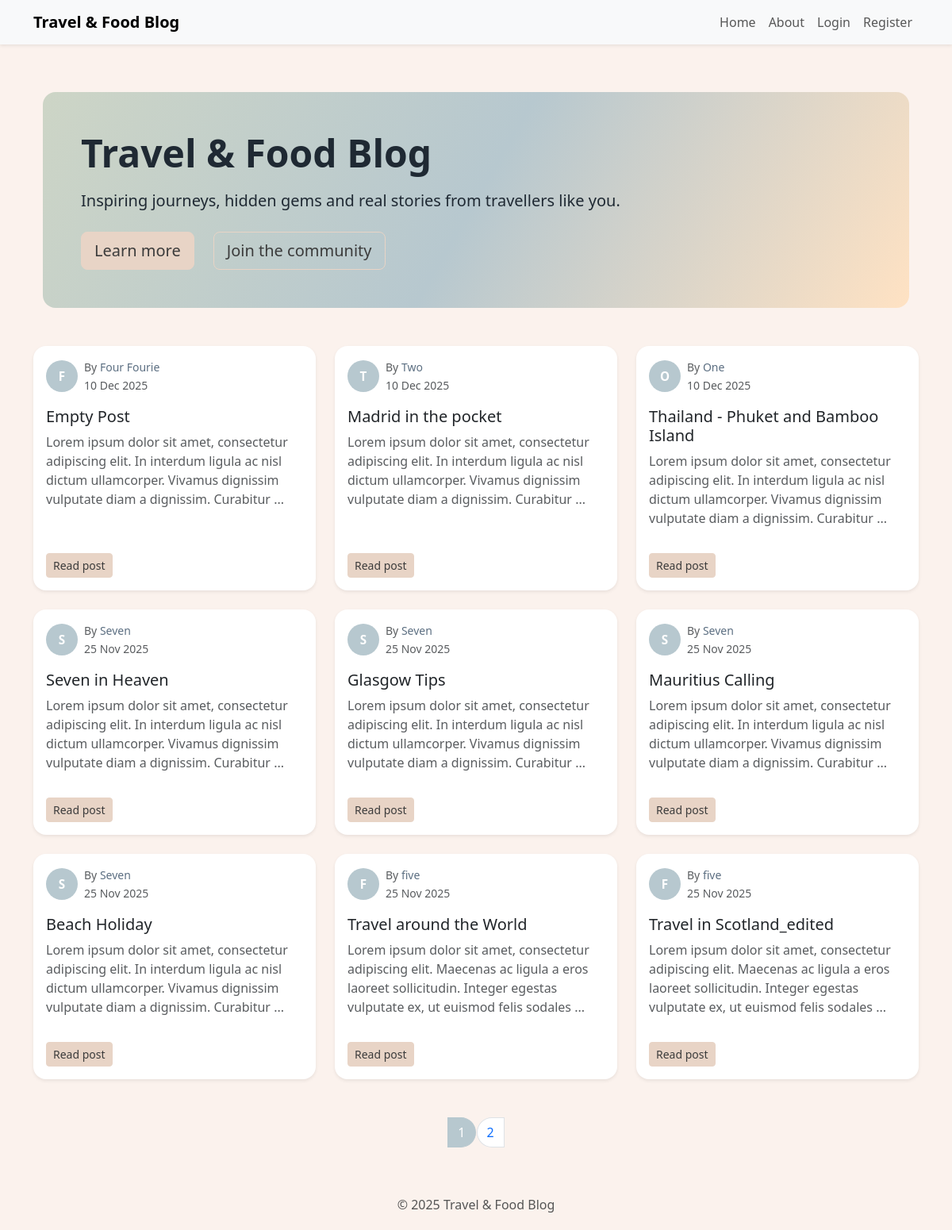
Before: / with the older database file.
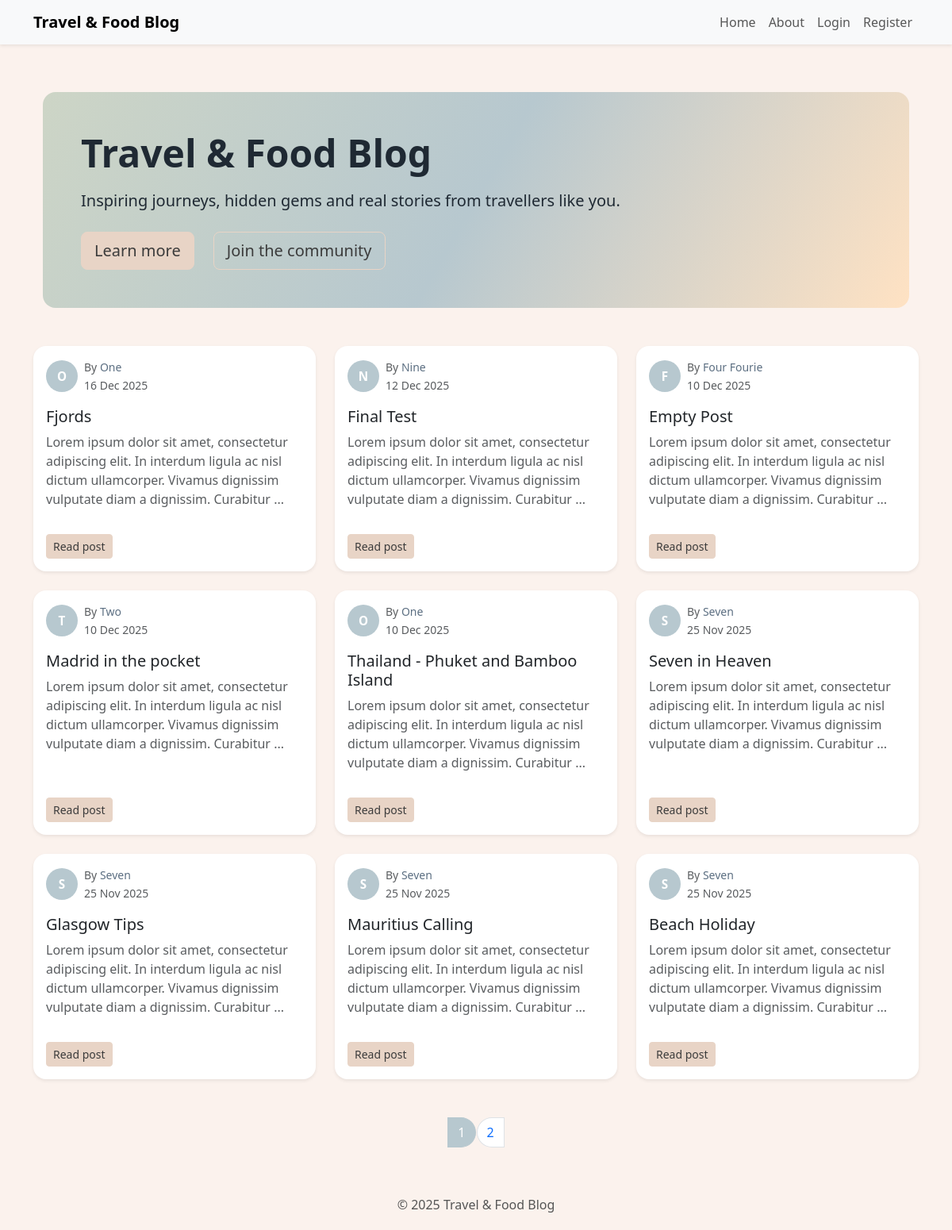
After: the same page with the newer database file.
### travelcompanyblog/models.py (models this page shows, shortened)
class BlogPost(db.Model):
    users = db.relationship(User)
    id = db.Column(db.Integer, primary_key=True)
    user_id = db.Column(db.Integer, db.ForeignKey('users.id'), nullable=False)
    date = db.Column(db.DateTime, nullable=False, default=datetime.utcnow)
    title = db.Column(db.String(140), nullable=False)
    text = db.Column(db.Text, nullable=False)

class User(db.Model, UserMixin):
    __tablename__ = 'users'
    id = db.Column(db.Integer, primary_key=True)
    profile_image = db.Column(db.String(64), nullable=False, default='default_profile.png')
    email = db.Column(db.String(64), unique=True, index=True)
    username = db.Column(db.String(64), unique=True, index=True)
    password_hash = db.Column(db.String(128))
    posts = db.relationship('BlogPost', backref='author', lazy=True)

### travelcompanyblog/core/views.py (the view)
@core.route('/')
def index():
    page = request.args.get('page', 1, type=int)
    blog_post = BlogPost.query.order_by(BlogPost.date.desc()).paginate(page=page, per_page=9)
    return render_template('index.html', blog_posts=blog_post)

### travelcompanyblog/templates/index.html (shortened to what this page needs)
{% extends "base.html" %}
{% block content %}
<div class="container" style="margin-top: 60px;">
<div class="bg-hero rounded-4 p-5 mb-5 text-center text-md-start">
  <h1 class="display-5 fw-bold mb-3">Travel & Food Blog</h1>
  <p class="lead mb-4">
    Inspiring journeys, hidden gems and real stories from travellers like you.
  </p>
  <div class="d-flex flex-column flex-sm-row gap-2">
    <a href="{{ url_for('core.info') }}" class="btn btn-accent btn-lg me-sm-3 mb-2 mb-sm-0">
      Learn more
    </a>
    {% if current_user.is_authenticated %}
      <a href="{{ url_for('blog_posts.create_post') }}" class="btn btn-outline-accent btn-lg">
        + Create a new post
      </a>
    {% else %}
      <a href="{{ url_for('users.register') }}" class="btn btn-outline-accent btn-lg">
        Join the community
      </a>
    {% endif %}
  </div>
</div>
</div>
<div class="row g-4">
  {% for post in blog_posts.items %}
    <div class="col-md-6 col-lg-4">
      <div class="card h-100 shadow-sm border-0 blog-card">
        <div class="card-body d-flex flex-column">
          <div class="d-flex align-items-center mb-3">
            <div class="avatar-circle me-2">
              {{ post.author.username[0]|upper }}
            </div>
            <div>
              <small class="text-muted d-block">
                By <a href="{{ url_for('users.user_posts', username=post.author.username) }}"
                      class="author-link">
                      {{ post.author.username }}
                    </a>
              </small>
              <small class="text-muted">
                {{ post.date.strftime('%d %b %Y') }}
              </small>
            </div>
          </div>
          <h5 class="card-title mb-2">
            <a href="{{ url_for('blog_posts.blog_post', blog_post_id=post.id) }}"
               class="stretched-link text-decoration-none text-dark">
              {{ post.title }}
            </a>
          </h5>
          <p class="card-text text-muted flex-grow-1">
            {{ post.text[:160] }}{% if post.text|length > 160 %}...{% endif %}
          </p>
          <div class="mt-3">
            <a class="btn btn-sm btn-accent"
               href="{{ url_for('blog_posts.blog_post', blog_post_id=post.id) }}">
              Read post
            </a>
          </div>
        </div>
      </div>
    </div>
  {% endfor %}
</div>
<nav aria-label="Page navigation" class="mt-5">
  <ul class="pagination justify-content-center">
    {% for page_num in blog_posts.iter_pages(left_edge=1, left_current=2,
                                             right_current=2, right_edge=1) %}
      {% if page_num %}
        <li class="page-item {% if blog_posts.page == page_num %}active{% endif %}">
          <a class="page-link"
             href="{{ url_for('core.index', page=page_num) }}">{{ page_num }}</a>
        </li>
      {% else %}
        <li class="page-item disabled"><span class="page-link">…</span></li>
      {% endif %}
    {% endfor %}
  </ul>
</nav>
{% endblock %}

Changed rows visible on the page:
no longer on this page (row unchanged): BlogPost: author "F", author.username "five", date "25 Nov 2025", title "Travel around the World", text "Lorem ipsum dolor sit amet, consectetur adipiscing elit. Maecenas ac ligula a eros laoreet sollicitudin. Integer egestas vulputate ex, ut euismod felis sodales"
no longer on this page (row unchanged): BlogPost: author "F", author.username "five", date "25 Nov 2025", title "Travel in Scotland_edited", text "Lorem ipsum dolor sit amet, consectetur adipiscing elit. Maecenas ac ligula a eros laoreet sollicitudin. Integer egestas vulputate ex, ut euismod felis sodales"
added BlogPost: author "O", author.username "One", date "16 Dec 2025", title "Fjords", text "Lorem ipsum dolor sit amet, consectetur adipiscing elit. In interdum ligula ac nisl dictum ullamcorper. Vivamus dignissim vulputate diam a dignissim. Curabitur"
added BlogPost: author "N", author.username "Nine", date "12 Dec 2025", title "Final Test", text "Lorem ipsum dolor sit amet, consectetur adipiscing elit. In interdum ligula ac nisl dictum ullamcorper. Vivamus dignissim vulputate diam a dignissim. Curabitur"
